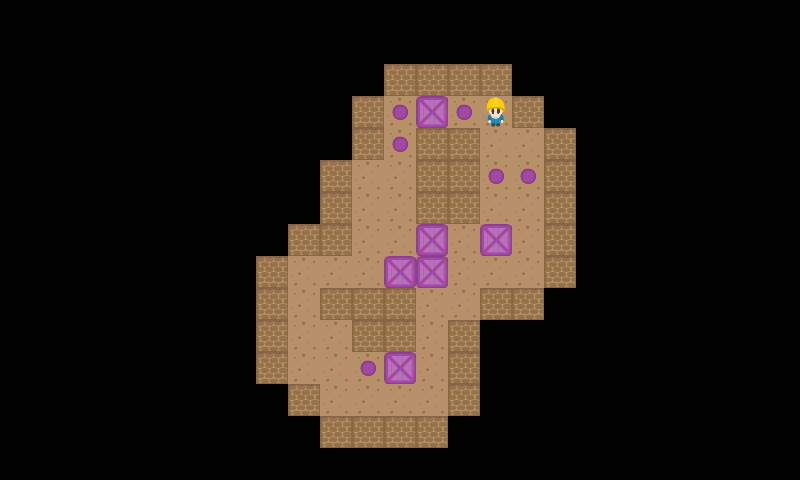

Below is a game level as drawn by its tile map, then a one-line description and the .tmx that defines it (tile-layer data replaced by summaries):
An orthogonal 25x15 tile map with 32x32 px tiles, 2 tile layers (StaticMap, Objetos).

<map version="1.4" tiledversion="1.4.3" orientation="orthogonal" renderorder="right-down" width="25" height="15" tilewidth="32" tileheight="32" infinite="0" nextlayerid="3" nextobjectid="1">
 <tileset firstgid="1" source="Tileset.tsx" />
 <layer id="1" name="StaticMap" width="25" height="15">
  <data>[375 cells, 85 non-empty, 2 distinct tile ids]</data>
 </layer>
 <layer id="2" name="Objetos" width="25" height="15">
  <data>[375 cells, 13 non-empty, 3 distinct tile ids]</data>
 </layer>
</map>
